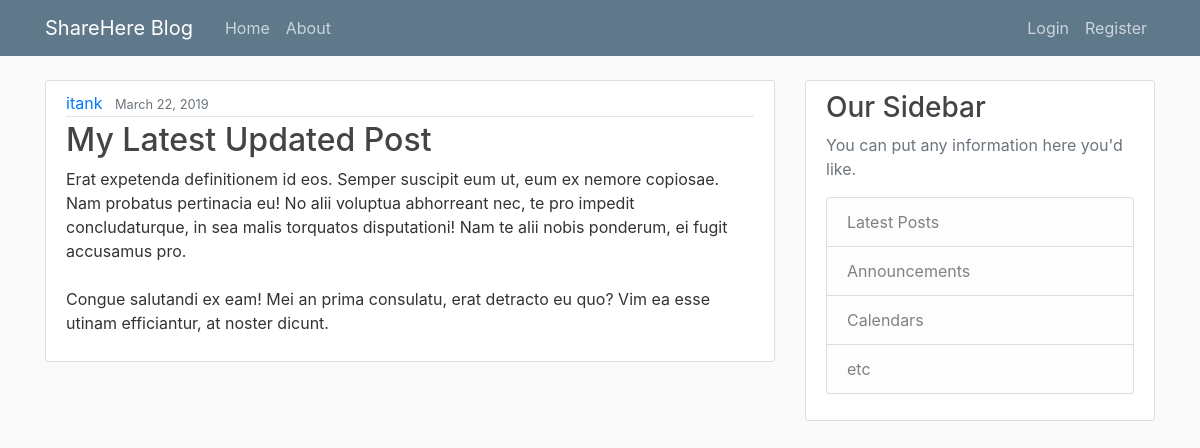
The page /post/35/ on the database its author committed.
### blog/models.py (models this page shows, shortened)
class Post(models.Model):
    title = models.CharField(max_length=120)
    content = models.TextField()
    date_posted = models.DateTimeField(default=timezone.now)
    author = models.ForeignKey(User, on_delete=models.CASCADE)

### blog/views.py (the view)
# urls.py: path('post/<int:pk>/', PostDetailView.as_view(), name='post-detail'),
class PostDetailView(DetailView):
    model = Post

### blog/templates/blog/post_detail.html (shortened to what this page needs)
{% extends "blog/base.html" %}
{% block content %}
    <article class="media content-section">
        <div class="media-body">
            <div class="article-metadata">
              <a class="mr-2" href="{% url 'user-posts' object.author.username %}">{{ object.author }}</a>
              <small class="text-muted">{{ object.date_posted|date:"F d, Y" }}</small>
            </div>
            <h2 class="article-title">{{ object.title }}</h2>
            <p class="article-content">{{ object.content }}</p>
        </div>
    </article>
{% endblock content %}

### blog/static/blog/main.css (style rules this page uses)
body { background: #fafafa; color: #333333; margin-top: 5rem; }
h1, h2, h3, h4, h5, h6 { color: #444444; }
.content-section { background: #ffffff; padding: 10px 20px; border: 1px solid #dddddd; border-radius: 3px; margin-bottom: 20px; }
.article-title { color: #444444; }
.article-content { white-space: pre-line; }
.article-metadata { padding-bottom: 1px; margin-bottom: 4px; border-bottom: 1px solid #e3e3e3 }

### rows shown on the page
Post: author "itank", date_posted "March 22, 2019", title "My Latest Updated Post", content "Erat expetenda definitionem id eos. Semper suscipit eum ut, eum ex nemore copiosae. Nam probatus pertinacia eu! No alii voluptua abhorreant nec, te pro impedit concludaturque, in sea malis torquatos disputationi! Nam te alii nobis ponderum, ei fugit accusamus pro. Congue salutandi ex eam! Mei an prima consulatu, erat detracto eu quo? Vim ea esse utinam efficiantur, at noster dicunt."
